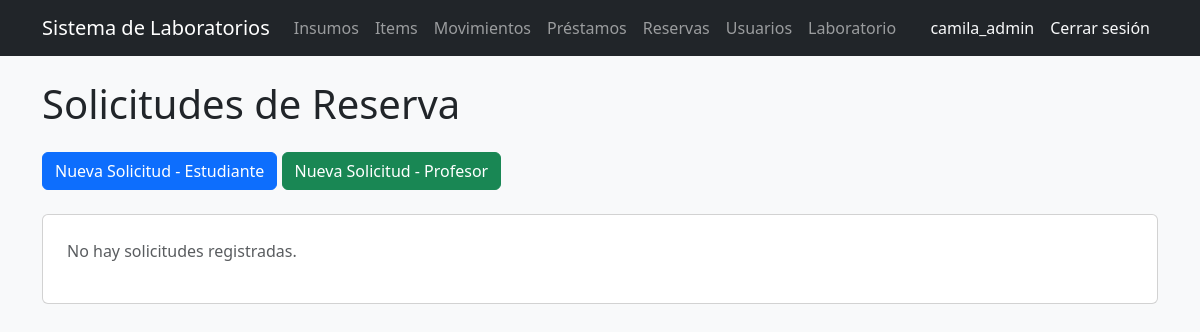
/solicitudes/ (signed in), run on an earlier commit of the app's database.
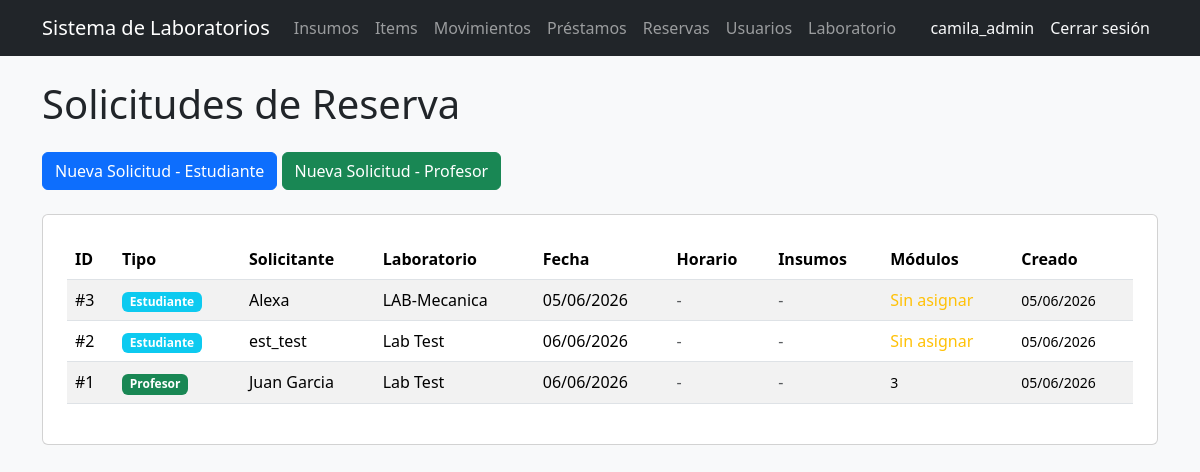
And on a later commit of the database.
### solicitudes/models.py (models this page shows, shortened)
class SolicitudReserva(models.Model):
    TIPO_SOLICITANTE_CHOICES = [
        ('estudiante', 'Estudiante'),
        ('profesor', 'Profesor'),
    ]
    tipo_solicitante = models.CharField(
        max_length=20,
        choices=TIPO_SOLICITANTE_CHOICES,
        default='estudiante'
    )
    usuario = models.ForeignKey(
        Usuario,
        on_delete=models.CASCADE,
        null=True,
        blank=True
    )
    nombre = models.CharField(max_length=200, blank=True)
    cedula = models.CharField(max_length=50, blank=True)
    programa = models.CharField(max_length=200, blank=True)
    curso = models.ForeignKey(
        Curso,
        on_delete=models.SET_NULL,
        null=True,
        blank=True
    )
    laboratorio = models.ForeignKey(
        Laboratorio,
        on_delete=models.CASCADE
    )
    fecha_reserva = models.DateTimeField()
    hora_inicio = models.TimeField(null=True, blank=True)
    hora_fin = models.TimeField(null=True, blank=True)
    necesita_modulo = models.BooleanField(default=True)
    observaciones = models.TextField(blank=True)
    modulos_asignados = models.ManyToManyField(
        Modulo,
        blank=True,
        related_name='solicitudes'
    )
    fecha_creacion = models.DateTimeField(auto_now_add=True)

### users/models.py (models this page shows, shortened)
class Usuario(AbstractUser):
    codigo = models.CharField(max_length=50, unique=True, blank=True)
    programa = models.CharField(max_length=100, blank=True)
    rol = models.ForeignKey(
        Rol,
        on_delete=models.CASCADE,
        null=True,
        blank=True
    )

### laboratorio/models.py (models this page shows, shortened)
class Laboratorio(models.Model):
    nombre = models.CharField(max_length=100)
    ubicacion = models.CharField(max_length=200)
    encargado = models.ForeignKey(
        'users.Usuario',
        on_delete=models.SET_NULL,
        null=True,
        blank=True
    )
    programa = models.CharField(max_length=100, blank=True)

### solicitudes/views.py (the view)
# urls.py: path('', lista_solicitudes, name='lista_solicitudes'),
@login_required
def lista_solicitudes(request):
    solicitudes = SolicitudReserva.objects.all().order_by('-fecha_creacion')
    return render(
        request,
        'solicitudes/lista.html',
        {'solicitudes': solicitudes}
    )

### templates/solicitudes/lista.html
{% extends 'base_general.html' %}
{% block contenido %}
<h1 class="mb-4">Solicitudes de Reserva</h1>
<div class="mb-4">
    <a href="/solicitudes/estudiante/" class="btn btn-primary">
        Nueva Solicitud - Estudiante
    </a>
    <a href="/solicitudes/profesor/" class="btn btn-success">
        Nueva Solicitud - Profesor
    </a>
</div>
<div class="card p-4">
    {% if solicitudes %}
    <table class="table table-striped">
        <thead>
            <tr>
                <th>ID</th>
                <th>Tipo</th>
                <th>Solicitante</th>
                <th>Laboratorio</th>
                <th>Fecha</th>
                <th>Horario</th>
                <th>Insumos</th>
                <th>Módulos</th>
                <th>Creado</th>
            </tr>
        </thead>
        <tbody>
            {% for solicitud in solicitudes %}
            <tr>
                <td>#{{ solicitud.id }}</td>
                <td>
                    <span class="badge {% if solicitud.tipo_solicitante == 'estudiante' %}bg-info{% else %}bg-success{% endif %}">
                        {{ solicitud.get_tipo_solicitante_display|truncatewords:1 }}
                    </span>
                </td>
                <td>
                    {% if solicitud.tipo_solicitante == 'estudiante' %}
                        {{ solicitud.usuario.username }}
                    {% else %}
                        {{ solicitud.nombre }}
                    {% endif %}
                </td>
                <td>{{ solicitud.laboratorio.nombre|truncatewords:2 }}</td>
                <td>{{ solicitud.fecha_reserva|date:"d/m/Y" }}</td>
                <td>
                    {% if solicitud.hora_inicio and solicitud.hora_fin %}
                        {{ solicitud.hora_inicio|time:"H:i" }} - {{ solicitud.hora_fin|time:"H:i" }}
                    {% else %}
                        <span class="text-muted">-</span>
                    {% endif %}
                </td>
                <td>
                    {% if solicitud.insumos.all %}
                        <small>{{ solicitud.insumos.count }} insumo(s)</small>
                    {% else %}
                        <span class="text-muted">-</span>
                    {% endif %}
                </td>
                <td>
                    {% if solicitud.modulos_asignados.all %}
                        <small>{{ solicitud.modulos_asignados.count }}</small>
                    {% else %}
                        {% if solicitud.necesita_modulo %}
                            <span class="text-warning">Sin asignar</span>
                        {% else %}
                            <span class="text-muted">No requiere</span>
                        {% endif %}
                    {% endif %}
                </td>
                <td><small>{{ solicitud.fecha_creacion|date:"d/m/Y" }}</small></td>
            </tr>
            {% endfor %}
        </tbody>
    </table>
    {% else %}
    <p class="text-muted">No hay solicitudes registradas.</p>
    {% endif %}
</div>
{% endblock %}

What changed in the data, as far as the page shows it:
added SolicitudReserva: id "3", tipo_solicitante "Estudiante", usuario.username "Alexa", laboratorio.nombre "LAB-Mecanica", fecha_reserva "05/06/2026", necesita_modulo "Sin asignar", fecha_creacion "05/06/2026"
added SolicitudReserva: id "2", tipo_solicitante "Estudiante", usuario.username "est_test", laboratorio.nombre "Lab Test", fecha_reserva "06/06/2026", necesita_modulo "Sin asignar", fecha_creacion "05/06/2026"
added SolicitudReserva: id "1", tipo_solicitante "Profesor", nombre "Juan Garcia", laboratorio.nombre "Lab Test", fecha_reserva "06/06/2026", modulos_asignados.count "3", fecha_creacion "05/06/2026"
Also different on the page:
text no longer shown: "No hay solicitudes registradas."
text now shown: "ID Tipo Solicitante Laboratorio Fecha Horario Insumos Módulos Creado"
